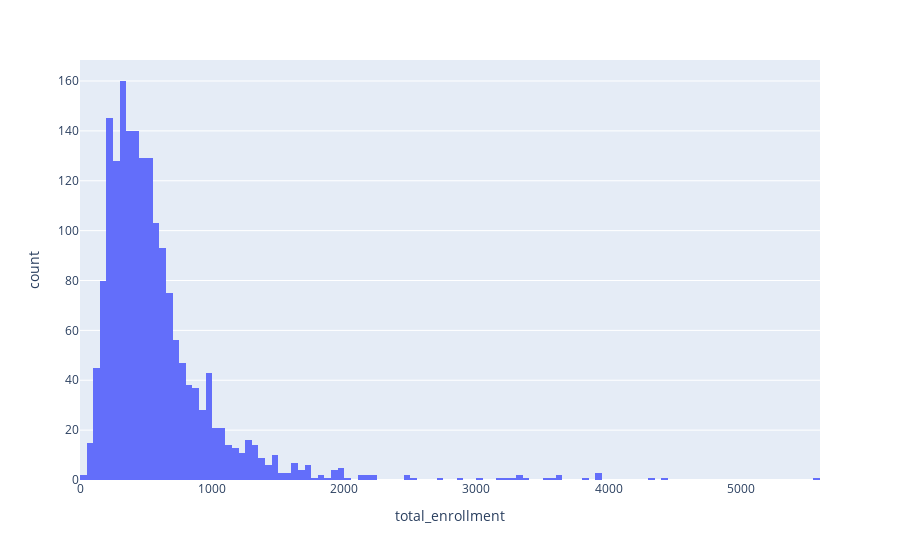

The notebook cell this image was saved under:
### Markdown cell above
#Task 2: Visually Explore the Data

![](https://media.giphy.com/media/wc5K9GF6Rort3DzFvi/giphy.gif)

Now comes the even more fun part! We get to visualize the data to identify broad trends, and to spot relationships, if any, between the variables in the dataset.

Remember: `px.histogram` is the workhorse of the Plotly library. It will be the most used function in your Python toolbox, especially as you're familiarizing yourself with a dataset.

### Task 2A. Create a histogram to view the distribution of total student enrollment in NYC public high schools.

<span style='background :#FFF59E'>**Hint:** You'll need to use the `total_enrollment` column of your DataFrame!</span>

### Code cell
# Plot the data showing the total student enrollment
px.histogram(schools, x= 'total_enrollment')

### Figure 1 — Plotly figure (JSON) as saved in the notebook; plotly's stock layout.template omitted (floating-point values rounded to 4 significant figures; data arrays with more than 128 entries replaced by an {"elided": "..."} marker saying what was removed)
{"data": [{"alignmentgroup": "True", "bingroup": "x", "hovertemplate": "total_enrollment=%{x}<br>count=%{y}<extra></extra>", "legendgroup": "", "marker": {"color": "#636efa", "pattern": {"shape": ""}}, "name": "", "offsetgroup": "", "orientation": "v", "showlegend": false, "type": "histogram", "x": {"elided": "1834 float values"}, "xaxis": "x", "yaxis": "y"}], "layout": {"autosize": true, "barmode": "relative", "legend": {"tracegroupgap": 0}, "margin": {"t": 60}, "xaxis": {"anchor": "y", "autorange": true, "domain": [0, 1], "range": [0, 5600], "title": {"text": "total_enrollment"}, "type": "linear"}, "yaxis": {"anchor": "x", "autorange": true, "domain": [0, 1], "range": [0, 168.4], "title": {"text": "count"}}}}
